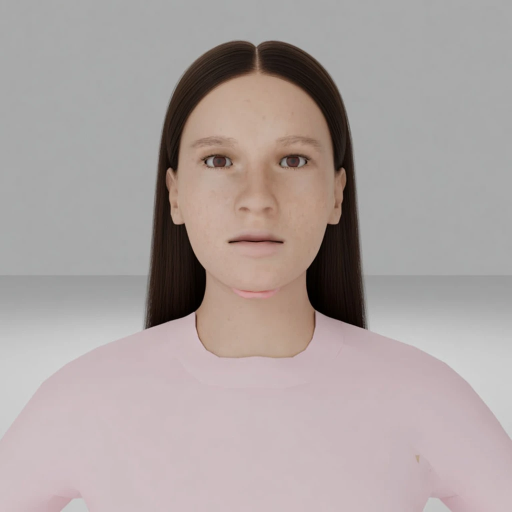
#> input picture tools/openclinxr/hair-groom-2/targets/target-front-a1.png, 1024 x 1024 px, found by its file name (shown at 1/2 size)
$ python make_sheet8b.py
#> lines starting #> are read from the running program, lines starting #| are printed output that depends on the picture
#!/usr/bin/env python3
"""hair-groom8b STEP 4: E/sheet.png (target | groom8a | groom8b) and
E/crops.png (same rows; cols 3q ear, profile ear, back crown/part,
back hem L/R, nape, front curtain L/R, top 3q). No gate refusal:
gates are reported honestly in RESULT/GATES_PASS instead.
"""
from __future__ import annotations

from pathlib import Path

from PIL import Image, ImageDraw

E = Path(__file__).resolve().parent
ROOT = E.parents[3]
E8A = ROOT / "tools/openclinxr/evidence/hair-groom8a"
SCR = Path("/Volumes/files/src/openclinxr/.openclinxr/scratch"
           "/target-views/aisha-v3")
VIEWS = ("front", "three_quarter", "profile_90", "back")
TGT = {"front": "target-front-a1.png",
       "three_quarter": "target-three_quarter-a1.png",
       "profile_90": "target-profile.png",
       "back": "target-back.png"}
T = 512
LABEL_W = 200
CROPS = {"three_quarter_ear": ("three_quarter", (380, 660, 330, 610)),
         "profile_ear": ("profile_90", (250, 530, 270, 550)),
         "back_crown_part": ("back", (412, 636, 140, 364)),
         "back_hem_left": ("back", (261, 337, 690, 830)),
         "back_hem_right": ("back", (690, 766, 690, 830)),
         "nape": ("back", (440, 585, 480, 640)),
         "front_curtain_L": ("front", (300, 420, 450, 650)),
         "front_curtain_R": ("front", (600, 720, 450, 650)),
         "top_3q": ("three_quarter", (300, 700, 80, 330))}


def main():
    rows = [("target", None), ("groom8a", E8A / "renders-studio"),
            ("groom8b", E / "renders-studio")]
    sheet = Image.new("RGB", (LABEL_W + 4 * T, 3 * T), (18, 18, 18))
#> sheet: PIL image 2248x1536 RGB; every value is 18
    dr = ImageDraw.Draw(sheet)
    for i, (label, src) in enumerate(rows):
        for j, v in enumerate(VIEWS):
            tim = Image.open(SCR / TGT[v]).convert("RGB").resize((T, T)) \
                if src is None else Image.open(
                    src / (v + ".png")).convert("RGB").resize((T, T))
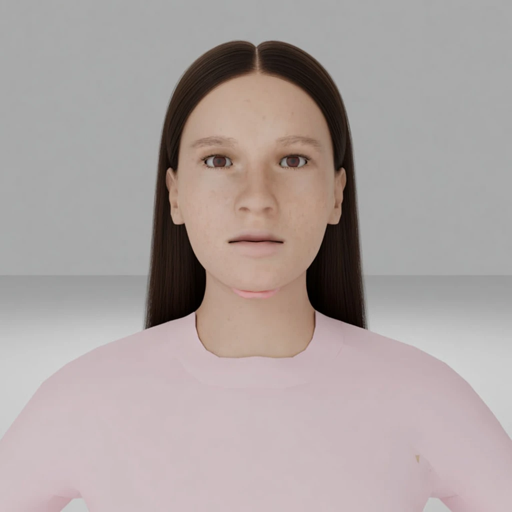
#> tim: PIL image 512x512 RGB; mean R, G, B 172.1, 161.9, 160.2
            sheet.paste(tim, (LABEL_W + j * T, i * T))
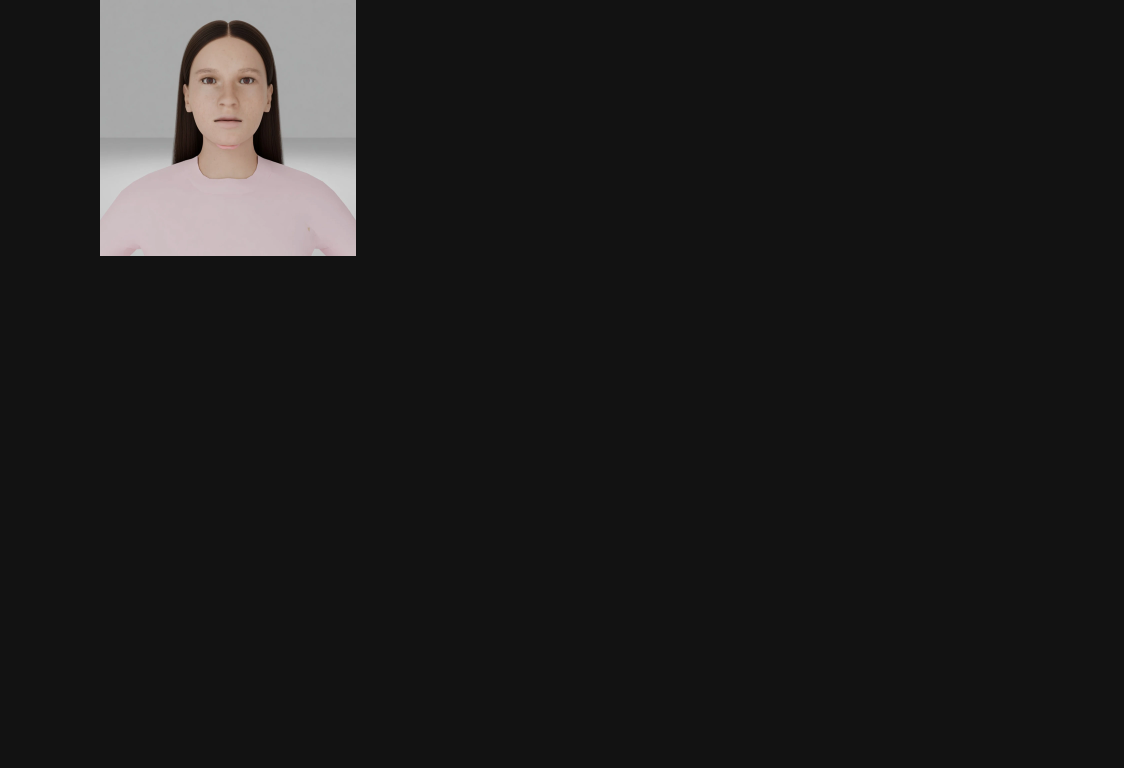
#> sheet: PIL image 2248x1536 RGB (shown at 1/2 size); mean R, G, B 29.7, 28.9, 28.8
        dr.text((18, i * T + T // 2 - 10), label, fill=(240, 240, 240))
    sheet.save(E / "sheet.png")

    cnames = list(CROPS.keys())
    cw = max(c[1][1] - c[1][0] for c in CROPS.values())
    ch = max(c[1][3] - c[1][2] for c in CROPS.values())
    crops = Image.new("RGB", (LABEL_W + len(cnames) * (cw + 8),
                              3 * (ch + 8) + 30), (18, 18, 18))
    dc = ImageDraw.Draw(crops)
    for j, cn in enumerate(cnames):
        v, (c0, c1, r0, r1) = CROPS[cn]
        dc.text((LABEL_W + j * (cw + 8) + 8, 5), cn, fill=(240, 240, 240))
        for i, (label, src) in enumerate(rows):
            im = Image.open(SCR / TGT[v]).convert("RGB") if src is None \
                else Image.open(src / (v + ".png")).convert("RGB")
            cell = Image.new("RGB", (cw, ch), (18, 18, 18))
            cell.paste(im.crop((c0, r0, c1, r1)), (0, 0))
            crops.paste(cell, (LABEL_W + j * (cw + 8), 30 + i * (ch + 8)))
        if j == 0:
            for i, (label, _) in enumerate(rows):
                dc.text((18, 30 + i * (ch + 8) + ch // 2 - 10), label,
                        fill=(240, 240, 240))
    crops.save(E / "crops.png")
    print("wrote sheet.png crops.png")


if __name__ == "__main__":
#> (the run stopped early here; a loop or call above may not have finished)

$ run again, with tools/openclinxr/hair-groom-2/targets/target-back-a1.png copied over tools/openclinxr/hair-groom-2/targets/target-front-a1.png
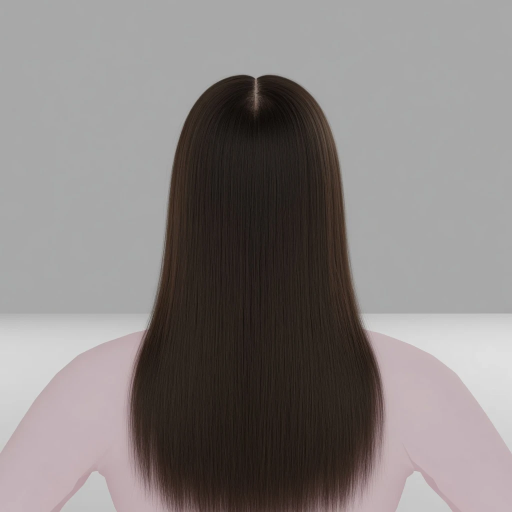
#> input picture tools/openclinxr/hair-groom-2/targets/target-back-a1.png, 1024 x 1024 px, found by its file name (shown at 1/2 size)
#> in main, `tim = Image.open(SCR / TGT[v]).convert("RGB").resize((T, T)) \ if src ..`:
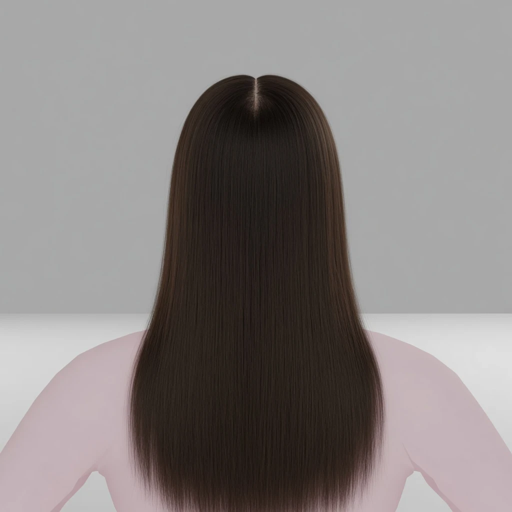
#> tim: PIL image 512x512 RGB; mean R, G, B 134.9, 129.4, 128.3
#> in main, `sheet.paste(tim, (LABEL_W + j * T, i * T))`:
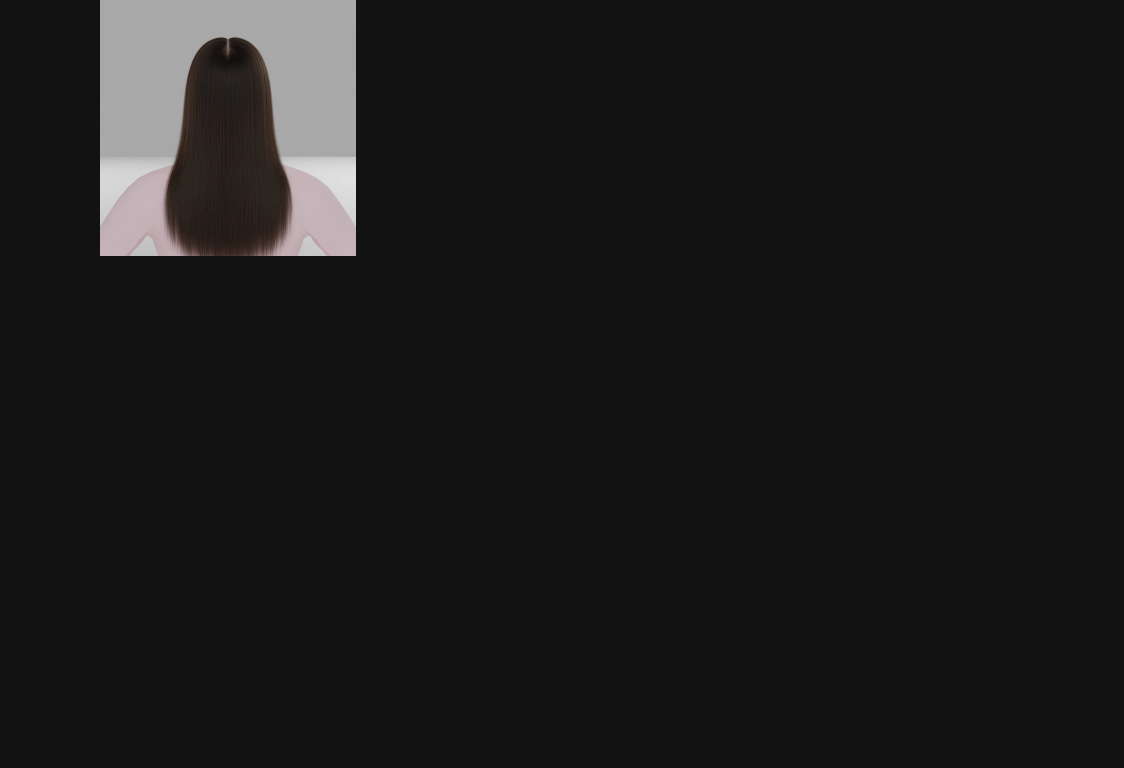
#> sheet: PIL image 2248x1536 RGB (shown at 1/2 size); mean R, G, B 26.9, 26.5, 26.4

$ run again, with tools/openclinxr/hair-groom-2/targets/target-profile-a1.png copied over tools/openclinxr/hair-groom-2/targets/target-front-a1.png
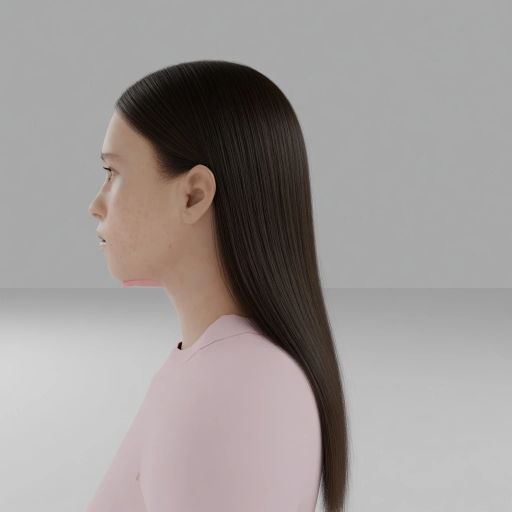
#> input picture tools/openclinxr/hair-groom-2/targets/target-profile-a1.png, 1024 x 1024 px, found by its file name (shown at 1/2 size)
#> in main, `tim = Image.open(SCR / TGT[v]).convert("RGB").resize((T, T)) \ if src ..`:
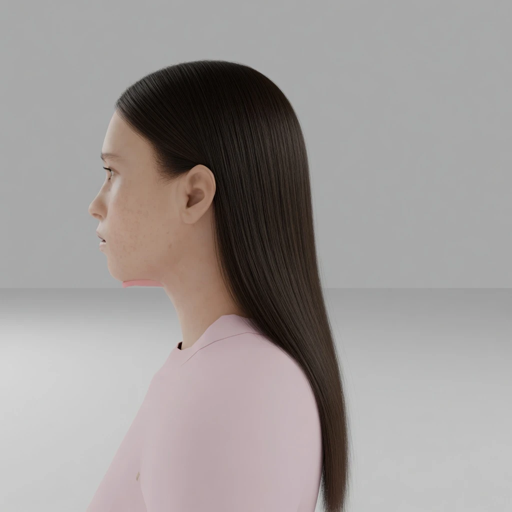
#> tim: PIL image 512x512 RGB; mean R, G, B 158.1, 152.7, 151.2
#> in main, `sheet.paste(tim, (LABEL_W + j * T, i * T))`:
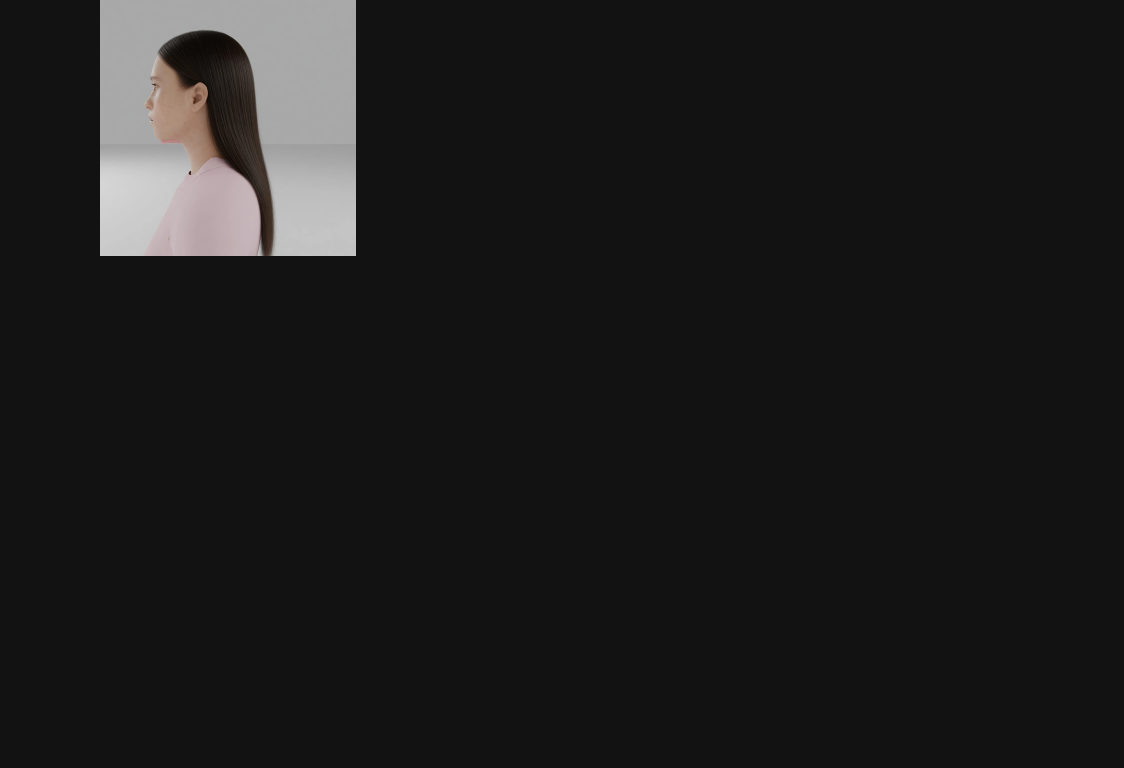
#> sheet: PIL image 2248x1536 RGB (shown at 1/2 size); mean R, G, B 28.6, 28.2, 28.1
